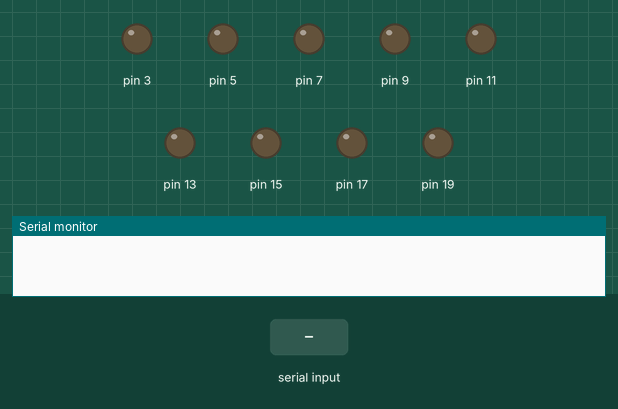
Bench run of a sketch on a simulated Arduino Uno, built with avr-gcc and run on an emulated ATmega328P. Shown: output pins drawn as LEDs (lit = HIGH), the last lines printed to the serial monitor. The test bench sets the inputs (shaded band).

Above: at 1.2 s.
1.3 s: "1\n" received over Serial
At 2.0 s:
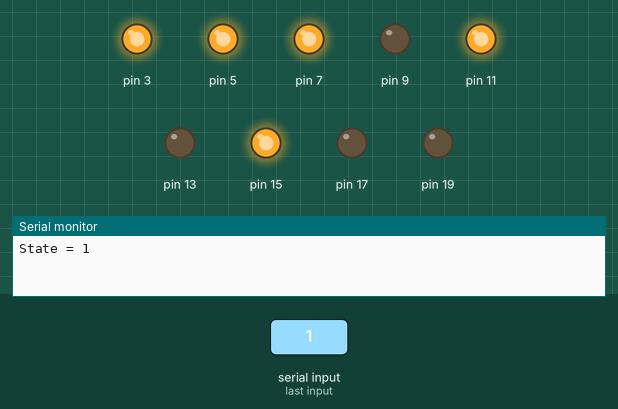
3.8 s: "3\n" received over Serial
At 4.6 s:
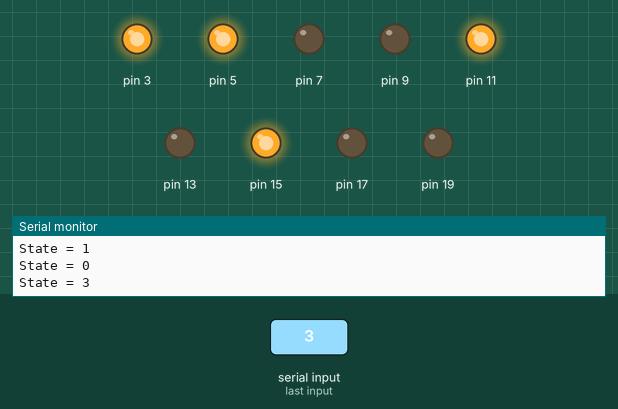
6.3 s: "4\n" received over Serial
At 7.0 s:
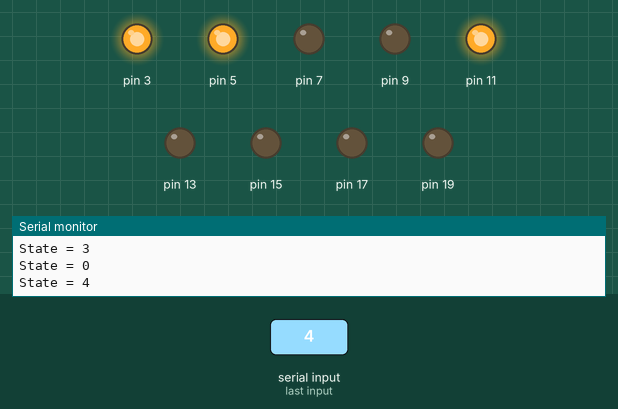
8.8 s: "5\n" received over Serial
At 9.6 s:
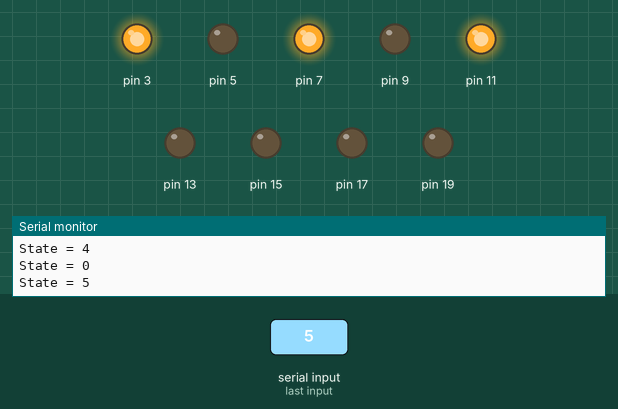
Timing chart, 0 to 11.8 s (numbered marks = the images above; inputs shaded):
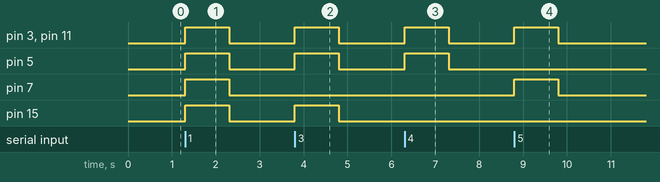

The sketch:

Beamformer_v0.ino
```cpp
class PhaseShifter {
  public:
    PhaseShifter(int, int, int, int);
    void PSbegin();
    void set(float);
    void reset();

  private:
    int _p1;
    int _p2;
    int _p3;
    int _p4;
};

PhaseShifter::PhaseShifter(int p1, int p2, int p3, int p4) {
  _p1 = p1;
  _p2 = p2;
  _p3 = p3;
  _p4 = p4;
}

void PhaseShifter::PSbegin() {
  pinMode(_p1, OUTPUT);
  pinMode(_p2, OUTPUT);
  pinMode(_p3, OUTPUT);
  pinMode(_p4, OUTPUT);
  reset();
}

void PhaseShifter::set(float ang) {
  int state = (int) ang / 22.5;
  int b1 = state % 2;
  int b2 = (int)(state / 2) % 2;
  int b3 = (int)(state / 4) % 2;
  int b4 = (int)(state / 8) % 2;
  digitalWrite(_p1, b1);
  digitalWrite(_p2, b2);
  digitalWrite(_p3, b3);
  digitalWrite(_p4, b4);
}

void PhaseShifter::reset() {
  digitalWrite(_p1, 0);
  digitalWrite(_p2, 0);
  digitalWrite(_p3, 0);
  digitalWrite(_p4, 0);
}

PhaseShifter PS1(9, 7, 5, 3);
PhaseShifter PS2(17, 15, 13, 11);
PhaseShifter PS3(25, 23, 21, 19);
PhaseShifter PS4(46, 47, 48, 50);
int state;

void setup() {
  // put your setup code here, to run once
  PS1.PSbegin();
  PS2.PSbegin();
  PS3.PSbegin();
  PS4.PSbegin();

  Serial.begin(9600);
}

void loop() {
  // put your main code here, to run repeatedly:
  while (Serial.available() == 0) {}
  state = Serial.parseInt();

  Serial.print("State = "); Serial.println(state);

  switch (state) {
    case 0:
      PS1.reset();
      PS2.reset();
      PS3.reset();
      PS4.reset();
      break;

    case 1:
      PS1.set(337.5);
      PS2.set(225);
      PS3.set(135);
      PS4.set(22.5);
      break;

    case 2:
      PS1.set(315);
      PS2.set(225);
      PS3.set(135);
      PS4.set(45);
      break;

    case 3:
      PS1.set(292.5);
      PS2.set(225);
      PS3.set(135);
      PS4.set(67.5);
      break;

    case 4:
      PS1.set(270);
      PS2.set(202.5);
      PS3.set(157.5);
      PS4.set(90);
      break;

    case 5:
      PS1.set(247.5);
      PS2.set(202.5);
      PS3.set(157.5);
      PS4.set(112.5);
      break;

    case 6:
      PS1.set(225);
      PS2.set(202.5);
      PS3.set(157.5);
      PS4.set(135);
      break;

    case 7:
      PS1.set(202.5);
      PS2.set(180);
      PS3.set(180);
      PS4.set(157.5);
      break;

    case 8:
      PS1.set(180);
      PS2.set(180);
      PS3.set(180);
      PS4.set(180);
      break;

    case 9:
      PS4.set(202.5);
      PS3.set(180);
      PS2.set(180);
      PS1.set(157.5);
      break;

    case 10:
      PS4.set(225);
      PS3.set(202.5);
      PS2.set(157.5);
      PS1.set(135);
      break;

    case 11:
      PS4.set(247.5);
      PS3.set(202.5);
      PS2.set(157.5);
      PS1.set(112.5);
      break;

    case 12:
      PS4.set(270);
      PS3.set(202.5);
      PS2.set(157.5);
      PS1.set(90);
      break;

    case 13:
      PS4.set(292.5);
      PS3.set(225);
      PS2.set(135);
      PS1.set(67.5);
      break;

    case 14:
      PS4.set(315);
      PS3.set(225);
      PS2.set(135);
      PS1.set(45);
      break;

    case 15:
      PS4.set(337.5);
      PS3.set(225);
      PS2.set(135);
      PS1.set(22.5);
      break;

    default:
      PS1.reset();
      PS2.reset();
      PS3.reset();
      PS4.reset();
      break;
  }
}
```

Measured:
- after the input at 1.3 s, pin 3, pin 5, pin 7, pin 11, pin 15: LOW → HIGH at once, → LOW 1.0 s later
- after the input at 3.8 s, pin 3, pin 5, pin 11, pin 15: LOW → HIGH at once, → LOW 1.0 s later
- after the input at 6.3 s, pin 3, pin 5, pin 11: LOW → HIGH at once, → LOW 1.0 s later
- after the input at 8.8 s, pin 3, pin 7, pin 11: LOW → HIGH at once, → LOW 1.0 s later
